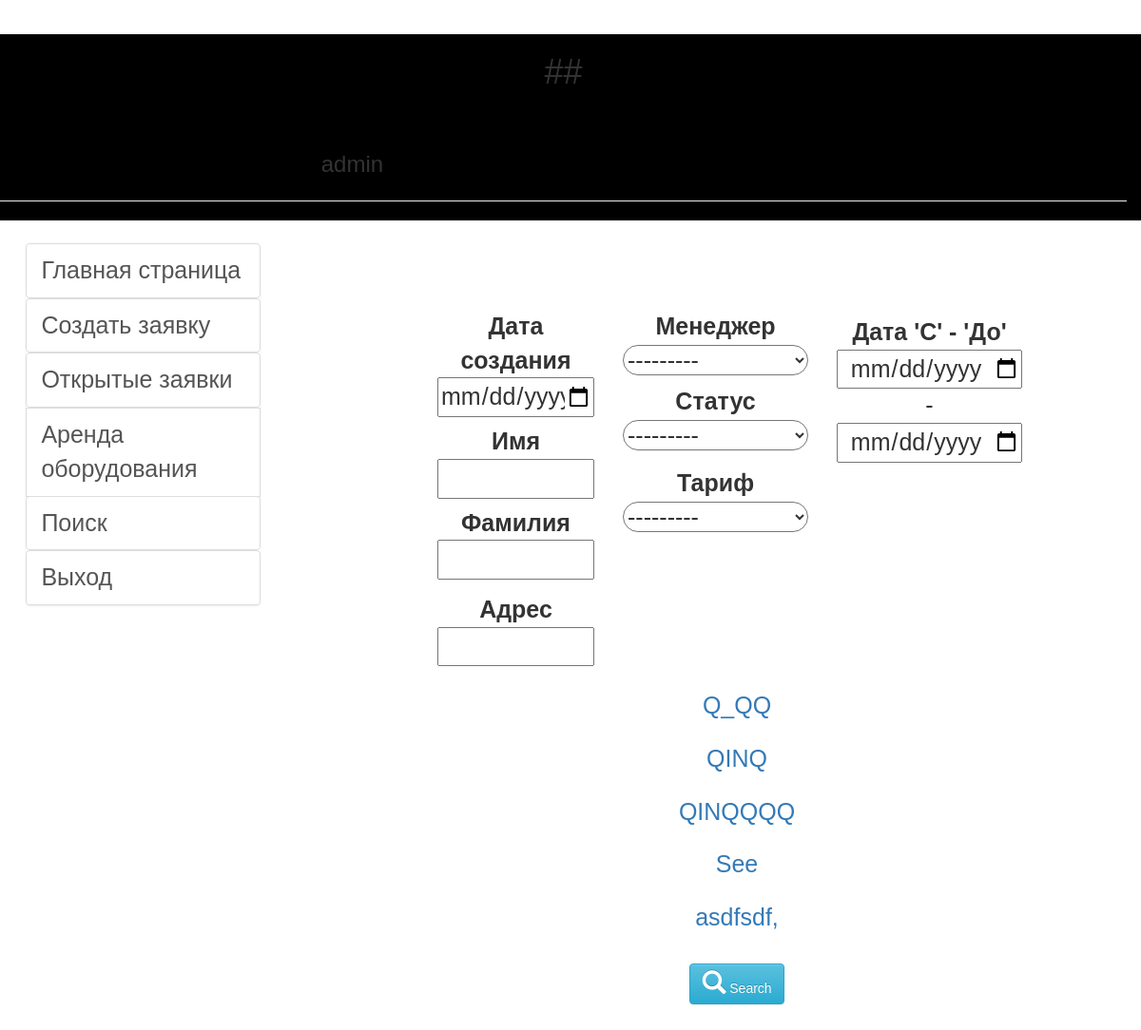
/blank/search (signed in), run on the app's committed database.
### blank/models.py (models this page shows, shortened)
class Profile(models.Model):
    date_creating = models.DateField(help_text='Дата регистрации', null=True, blank=True, default=now)
    name = models.CharField(help_text='Введите имя абонента', max_length=15)
    surname = models.CharField(help_text='Введите фамилию абонента',max_length=15)
    patronymic = models.CharField(help_text='Введите отчество абонента', max_length=20)
    address = models.CharField(help_text='Улица/Массив', max_length=20,)
    home = models.CharField(help_text='Введите номер дома', max_length=5)
    flat = models.CharField(help_text='Введите номер квартиры', max_length=5,)
    contact_number = models.CharField(help_text='Контактный номер абонента', max_length=30,)
    prefering_connection = models.DateField(help_text='Предпочитаемая дата подключения')
    datetimerange = models.DateField(help_text='Для фильтрации дат с отметками , ОТ -- К', null=True, blank=True, default=now)
    manager = models.ForeignKey(User,blank=True, null=True, on_delete=models.SET_NULL,)
    class Meta:
        permissions = (
            ("can_see_all_blank" , "View all blanks"),
                      )
    tarrif_plans = (
        ('s40', 'Скоростной 40'),
        ('s60', 'Скоростной 60'),
        ('s80', 'Скоростной 80'),
        ('s100', 'Скоростной 100'),
        ('s120','Скоростной 120'),
        ('s140', 'Скоростной 140'),
        ('s160', 'Скоростной 160'),
        ('s200', 'Скоростной 200'),
        ('s240', 'Скоростной 240'),
    )
    tarrif = models.CharField(blank=True ,choices= tarrif_plans , null=True , max_length=15)
    blank_status = (
        ('Открыта', 'Открыта'),
        ('Закрыта', 'Закрыта'),
                    )
    status = models.CharField(max_length=15, choices=blank_status, blank=True , null=True)
    def get_absolute_url(self):
        return reverse('my-ticket', args=[str(self.id)])

### templates/search.html
{% extends 'main.html' %}
    {% block content %}
   <body>
    <div class="col-lg-8 col-md-10 col-md-offset-1 col-sm-10 col-sm-offset-1" style="margin-top: 5vh; ">
	    <div class="ser" style="margin-left: -80px;">
	        <form method="get">
	          	<ul class="searchform">
		          	<div class="span1">
		          		<div class="col-lg-3 col-md-2 col-sm-2">
				            <li class="date">
								<strong> {{ filter.form.date_creating.label }} </strong>
								         {{ filter.form.date_creating }}
				            </li>
				            <li class="name">
				             	<strong> {{ filter.form.name.label }} </strong>
								{{ filter.form.name }}
				            </li>
				            <li class="surname">
				            	<strong> {{ filter.form.surname.label }} </strong>
								{{ filter.form.surname }}
				            </li>
				            <li class="address">
				             	<strong> {{ filter.form.address.label }} </strong>
								{{ filter.form.address }}
				            </li>
		            	</div>
	            	</div>
		            <div class="span2">
			            <div class="col-lg-3 col-md-3 col-sm-2">
				            <li class="manager">
				              	<strong> {{ filter.form.manager.label }} </strong>
								{{ filter.form.manager }}
				            </li>
				            <li class="status">
								<strong> {{ filter.form.status.label }} </strong>
								{{ filter.form.status }}
				            </li>
				            <li class="tarrif">
							<strong> {{ filter.form.tarrif.label }} </strong>
								{{ filter.form.tarrif }}
				            </li>
		            	</div>
	            	</div>
		            <div class="span3">
			            <div class="col-lg-3 col-md-3 col-sm-2">
				            <li class="dtm">
						<strong> {{ filter.form.datetimerange.label }} </strong>
								{{ filter.form.datetimerange }}
				            </li>
				        </div>
				    </div>
                    <div class="col-lg-12 col-md-8 col-sm-6">
					    <div class="span4">
					    	{% for value in filter.qs %}
							<p>
								<a href="{{ value.get_absolute_url }}" >{{value.name}}</a>
					    	</p>
							{% endfor %}
					    </div>
					    <div class="span5">
						    <li>
					        	<button type="submit" class="btn btn-info">
									<span class="glyphicon glyphicon-search"></span> Search
								</button>
					        </li>
				        </div>
			        </div>
	        	</ul>
	        </form>
	    </div>
	</div>
</body>
    {% endblock %}

### templates/main.html (shortened to what this page needs)
<!DOCTYPE html>
<html>
<head>
    {% load static %}
    <link rel="stylesheet" type="text/css" href="{% static 'startup/css/style.css' %}">
    <link rel="stylesheet" type="text/css" href="{% static 'startup/css/bootstrap.css' %}">
    <link rel="stylesheet" type="text/css" href="{% static 'startup/css/bootstrap-theme.css' %}">
</head>
<body>
	<div class="row" style="margin-right: 0;"> ]
	<div class="col-lg-12" style="background-color:black;">
		<h1 align="center" style="margin-bottom: 60px;">##</h1>
		  		<div class='top'>
						{% if user.is_authenticated %}
	                	<h3 style="margin: 0 0 0 28.5%;">{{user.get_username}}</h3>
						{% endif %}
				</div>
	            <hr>
	</div>
        {% block sidebar %}
  		<div class="col-lg-3 col-md-3 col-sm-4" style="margin-top:3vh">
  			<div class="navigation">
                <ul class="nav list-group">
                    <li>
                        <a class="list-group-item" href="{% url 'main' %}">Главная страница</a>
                    </li>
                    <li>
						<a class="list-group-item" href="{% url 'blank-create' %}">Создать заявку</a>
                    </li>
                    <li>
                        <a class="list-group-item" href="{% url 'statusopen' %}">Открытые заявки</a>
                    </li>
                        <a class="list-group-item" href="{% url 'tes' %}">Аренда оборудования</a>
                    <li>
                        <a class="list-group-item" href="{% url 'search' %}">Поиск</a>
                    </li>
                    <li>
                        <a class="list-group-item" href="{% url "logout"%}?next={{request.path}}">Выход</a>
                </li>
                </ul>
            </div>
        </div>
        {% endblock %}
        {% block content %}{% endblock %}
</body>
</html>

### static/startup/css/style.css (style rules this page uses)
* { box-sizing: border-box; -moz-box-sizing: border-box; -webkit-box-sizing: border-box; font-family: arial; }
.top>* { display: inline-block; }
.navigation { margin-left: 10%; }
@media screen and (max-width: 1680px) { * { font-size: 17px; } }
@media screen and (max-width: 1280px) { * { font-size: 25px; } }
.ser { padding: 5vh 0; height: auto; width: 900px; position: absolute; }
.searchform { text-align: center; list-style: none; padding: 0; }
.ser li { padding: 4px 0; }
.ser input { text-align: center; width: 100%; outline: 0; }
.ser select { width: 100%; background-color: white; border-radius: 50px; outline: 0; }
.ser li:last-child { padding-top: 10px; }
.span4 p { margin: 20px; text-align: left; text-align: center; }
.span1 { margin-left: 120px; }

### data on the page
Profile: name "Q_QQ"
Profile: name "QINQ"
Profile: name "QINQQQQ"
Profile: name "See"
Profile: name "asdfsdf,"

### other printed values
{{ user.get_username }} "admin"
{{ filter.form.date_creating.label }} "Дата создания"
{{ filter.form.name.label }} "Имя"
{{ filter.form.surname.label }} "Фамилия"
{{ filter.form.address.label }} "Адрес"
{{ filter.form.manager.label }} "Менеджер"
{{ filter.form.status.label }} "Статус"
{{ filter.form.tarrif.label }} "Тариф"
{{ filter.form.datetimerange.label }} "Дата 'С' - 'До'"
